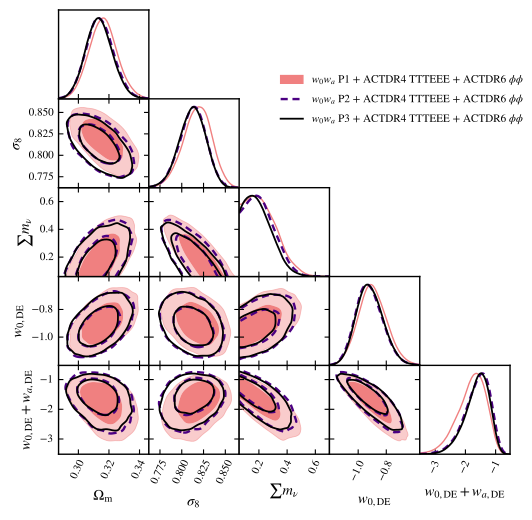

Python code for this plot:
import getdist.plots as gplot
from getdist import MCSamples
from getdist import loadMCSamples
import os
import matplotlib
import subprocess
import matplotlib.pyplot as plt
import numpy as np

# GENERAL PLOT OPTIONS
matplotlib.rcParams['mathtext.fontset'] = 'stix'
matplotlib.rcParams['font.family'] = 'STIXGeneral'
matplotlib.rcParams['mathtext.rm'] = 'Bitstream Vera Sans'
matplotlib.rcParams['mathtext.it'] = 'Bitstream Vera Sans:italic'
matplotlib.rcParams['mathtext.bf'] = 'Bitstream Vera Sans:bold'
matplotlib.rcParams['xtick.bottom'] = True
matplotlib.rcParams['xtick.top'] = False
matplotlib.rcParams['ytick.right'] = False
matplotlib.rcParams['axes.edgecolor'] = 'black'
matplotlib.rcParams['axes.linewidth'] = '1.0'
matplotlib.rcParams['axes.labelsize'] = 'medium'
matplotlib.rcParams['axes.grid'] = True
matplotlib.rcParams['grid.linewidth'] = '0.0'
matplotlib.rcParams['grid.alpha'] = '0.18'
matplotlib.rcParams['grid.color'] = 'lightgray'
matplotlib.rcParams['legend.labelspacing'] = 0.77
matplotlib.rcParams['savefig.bbox'] = 'tight'
matplotlib.rcParams['savefig.format'] = 'pdf'

parameter = [u'omegam',u'sigma8',u'mnu2', u'w', u'w0pwa']
chaindir=os.getcwd()

analysissettings={'smooth_scale_1D':0.3,'smooth_scale_2D':0.3,'ignore_rows': u'0.5',
'range_confidence' : u'0.01'}

analysissettings2={'smooth_scale_1D':0.3,'smooth_scale_2D':0.3,'ignore_rows': u'0.0',
'range_confidence' : u'0.01'}

root_chains = (
  'EXAMPLE_MCMC48',
  'EXAMPLE_MCMC51',
  'EXAMPLE_MCMC54'
)

num_points_thin = 50000

# --------------------------------------------------------------------------------
samples=loadMCSamples(chaindir + '/../chains/' + root_chains[0],settings=analysissettings)
samples.thin(factor = int(np.sum(samples.weights)/num_points_thin))
p = samples.getParams()
samples.addDerived(p.omegam*p.H0/100.,name='gamma',label='{\\Omega_m h}')
samples.addDerived(p.s8omegamp5/0.5477225575,name='SS8',label='{S_8}')
samples.addDerived(p.mnu,name='mnu2',label='{\\sum m_\\nu}', range=[0.06,0.7])
samples.addDerived(p.w0pwa-p.w,name='wa',label='{w_a}', range=[-2.0,3.0])
samples.saveAsText(chaindir + '/.VM_P201_TMP1')
# --------------------------------------------------------------------------------
samples=loadMCSamples(chaindir + '/../chains/' + root_chains[1],settings=analysissettings)
samples.thin(factor = int(np.sum(samples.weights)/num_points_thin))
p = samples.getParams()
samples.addDerived(p.omegam*p.H0/100.,name='gamma',label='{\\Omega_m h}')
samples.addDerived(p.s8omegamp5/0.5477225575,name='SS8',label='{S_8}')
samples.addDerived(p.mnu,name='mnu2',label='{\\sum m_\\nu}', range=[0.06,0.7])
samples.addDerived(p.w0pwa-p.w,name='wa',label='{w_a}', range=[-2.0,3.0])
samples.saveAsText(chaindir + '/.VM_P201_TMP2')
# --------------------------------------------------------------------------------
samples=loadMCSamples(chaindir + '/../chains/' + root_chains[2],settings=analysissettings)
samples.thin(factor = int(np.sum(samples.weights)/num_points_thin))
p = samples.getParams()
samples.addDerived(p.omegam*p.H0/100.,name='gamma',label='{\\Omega_m h}')
samples.addDerived(p.s8omegamp5/0.5477225575,name='SS8',label='{S_8}')
samples.addDerived(p.mnu,name='mnu2',label='{\\sum m_\\nu}', range=[0.06,0.7])
samples.addDerived(p.w0pwa-p.w,name='wa',label='{w_a}', range=[-2.0,3.0])
samples.saveAsText(chaindir + '/.VM_P201_TMP3')
# --------------------------------------------------------------------------------

#GET DIST PLOT SETUP
g=gplot.getSubplotPlotter(chain_dir=chaindir,analysis_settings=analysissettings2,width_inch=5.0)

g.settings.axis_tick_x_rotation=65
g.settings.lw_contour = 1.2
g.settings.legend_rect_border = False
g.settings.figure_legend_frame = False
g.settings.axes_fontsize = 13.0
g.settings.legend_fontsize = 13.0
g.settings.alpha_filled_add = 0.85
g.settings.lab_fontsize=15.5
g.legend_labels=False
g.settings.constrained_layout=True

param_3d = None
g.triangle_plot([chaindir + '/.VM_P201_TMP1', 
                 chaindir + '/.VM_P201_TMP2',
                 chaindir + '/.VM_P201_TMP3'],
parameter,
plot_3d_with_param=param_3d,line_args=[
{'lw': 1.0,'ls': 'solid', 'color':'lightcoral'},
{'lw': 1.7,'ls': 'solid', 'color': 'indigo'},
{'lw': 1.3,'ls': '--', 'color':'black'},
],
contour_colors=['lightcoral','indigo','black'],
contour_ls=['solid','--','solid'], 
contour_lws=[1.0,1.7,1.3],
filled=[True,False,False],
shaded=False,
legend_labels=[
    '$w_0w_a$ P1 + ACTDR4 TTTEEE + ACTDR6 $\phi\phi$',
    '$w_0w_a$ P2 + ACTDR4 TTTEEE + ACTDR6 $\phi\phi$',
    '$w_0w_a$ P3 + ACTDR4 TTTEEE + ACTDR6 $\phi\phi$'
  ],
no_extra_legend_space=True,
legend_loc=(0.52,0.75)
)



g.export()
